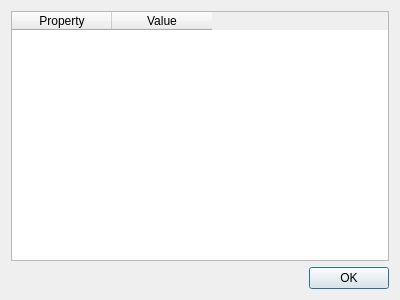
<?xml version="1.0" encoding="UTF-8"?>
<ui version="4.0">
 <class>FilePropsDialog</class>
 <widget class="QDialog" name="FilePropsDialog">
  <property name="geometry">
   <rect>
    <x>0</x>
    <y>0</y>
    <width>400</width>
    <height>300</height>
   </rect>
  </property>
  <property name="windowTitle">
   <string>Dialog</string>
  </property>
  <layout class="QVBoxLayout" name="verticalLayout">
   <item>
    <widget class="QTableWidget" name="tableWidget">
     <column>
      <property name="text">
       <string>Property</string>
      </property>
     </column>
     <column>
      <property name="text">
       <string>Value</string>
      </property>
     </column>
    </widget>
   </item>
   <item>
    <widget class="QDialogButtonBox" name="buttonBox">
     <property name="orientation">
      <enum>Qt::Horizontal</enum>
     </property>
     <property name="standardButtons">
      <set>QDialogButtonBox::Ok</set>
     </property>
    </widget>
   </item>
  </layout>
 </widget>
 <resources/>
 <connections>
  <connection>
   <sender>buttonBox</sender>
   <signal>accepted()</signal>
   <receiver>FilePropsDialog</receiver>
   <slot>accept()</slot>
   <hints>
    <hint type="sourcelabel">
     <x>248</x>
     <y>254</y>
    </hint>
    <hint type="destinationlabel">
     <x>157</x>
     <y>274</y>
    </hint>
   </hints>
  </connection>
  <connection>
   <sender>buttonBox</sender>
   <signal>rejected()</signal>
   <receiver>FilePropsDialog</receiver>
   <slot>reject()</slot>
   <hints>
    <hint type="sourcelabel">
     <x>316</x>
     <y>260</y>
    </hint>
    <hint type="destinationlabel">
     <x>286</x>
     <y>274</y>
    </hint>
   </hints>
  </connection>
 </connections>
</ui>
